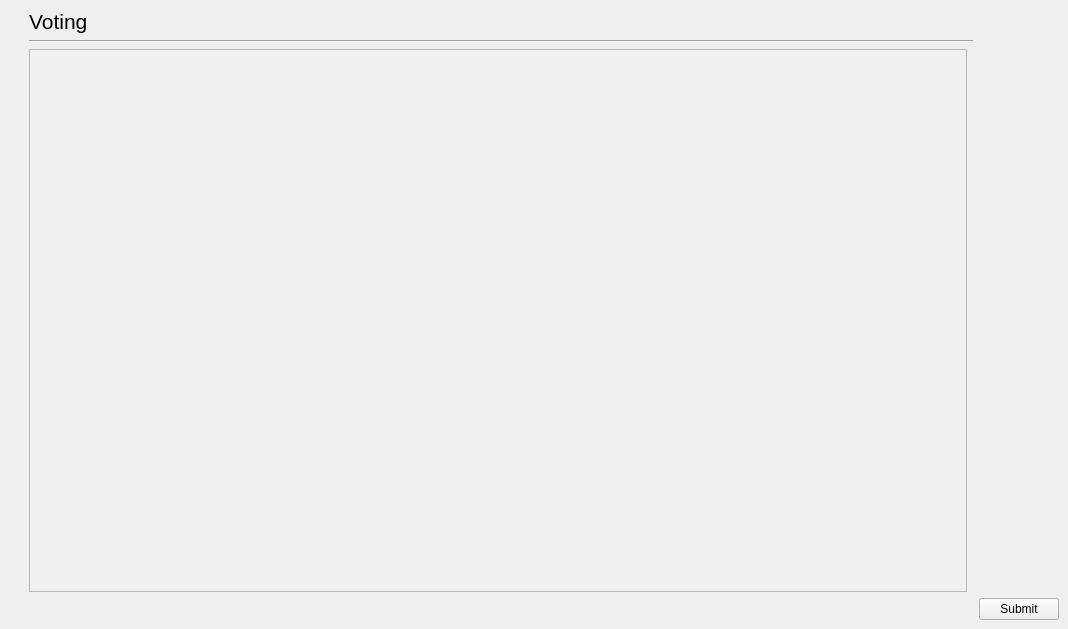
<?xml version="1.0" encoding="UTF-8"?>
<ui version="4.0">
 <class>VotingWindow</class>
 <widget class="QMainWindow" name="VotingWindow">
  <property name="geometry">
   <rect>
    <x>0</x>
    <y>0</y>
    <width>1068</width>
    <height>629</height>
   </rect>
  </property>
  <property name="windowTitle">
   <string>Voting</string>
  </property>
  <widget class="QWidget" name="centralwidget">
   <layout class="QGridLayout" name="gridLayout">
    <item row="0" column="1">
     <widget class="QLabel" name="vote_title">
      <property name="font">
       <font>
        <pointsize>16</pointsize>
       </font>
      </property>
      <property name="text">
       <string>Voting</string>
      </property>
     </widget>
    </item>
    <item row="3" column="0">
     <spacer name="verticalSpacer_7">
      <property name="orientation">
       <enum>Qt::Vertical</enum>
      </property>
      <property name="sizeHint" stdset="0">
       <size>
        <width>20</width>
        <height>40</height>
       </size>
      </property>
     </spacer>
    </item>
    <item row="4" column="3">
     <widget class="QPushButton" name="submitVote">
      <property name="text">
       <string>Submit</string>
      </property>
     </widget>
    </item>
    <item row="3" column="3">
     <spacer name="verticalSpacer">
      <property name="orientation">
       <enum>Qt::Vertical</enum>
      </property>
      <property name="sizeHint" stdset="0">
       <size>
        <width>20</width>
        <height>40</height>
       </size>
      </property>
     </spacer>
    </item>
    <item row="3" column="1">
     <widget class="QScrollArea" name="vote_scroll">
      <property name="widgetResizable">
       <bool>true</bool>
      </property>
      <widget class="QWidget" name="vote_scroll_contents">
       <property name="geometry">
        <rect>
         <x>0</x>
         <y>0</y>
         <width>935</width>
         <height>540</height>
        </rect>
       </property>
      </widget>
     </widget>
    </item>
    <item row="2" column="1" colspan="2">
     <widget class="Line" name="line">
      <property name="orientation">
       <enum>Qt::Horizontal</enum>
      </property>
     </widget>
    </item>
   </layout>
  </widget>
 </widget>
 <resources/>
 <connections/>
</ui>
